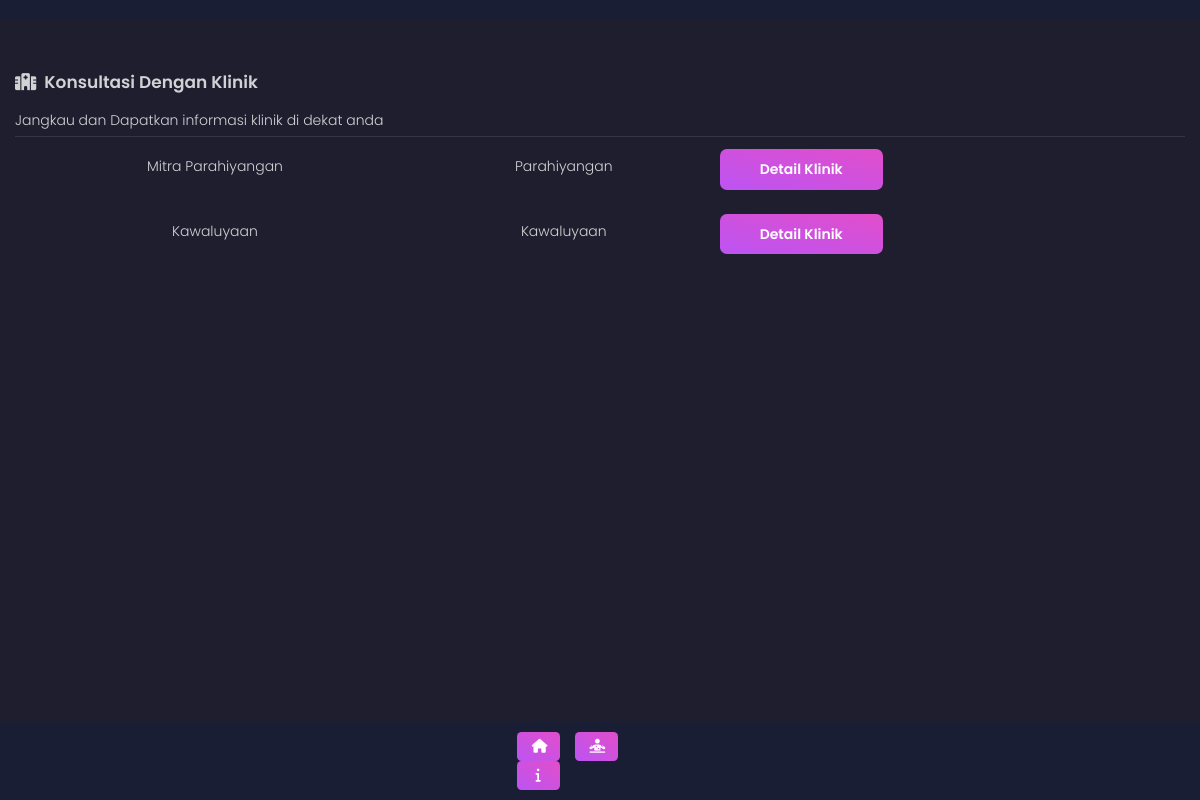
The page /index.php/c_index/konsultasi_klinik on the database as committed earlier.
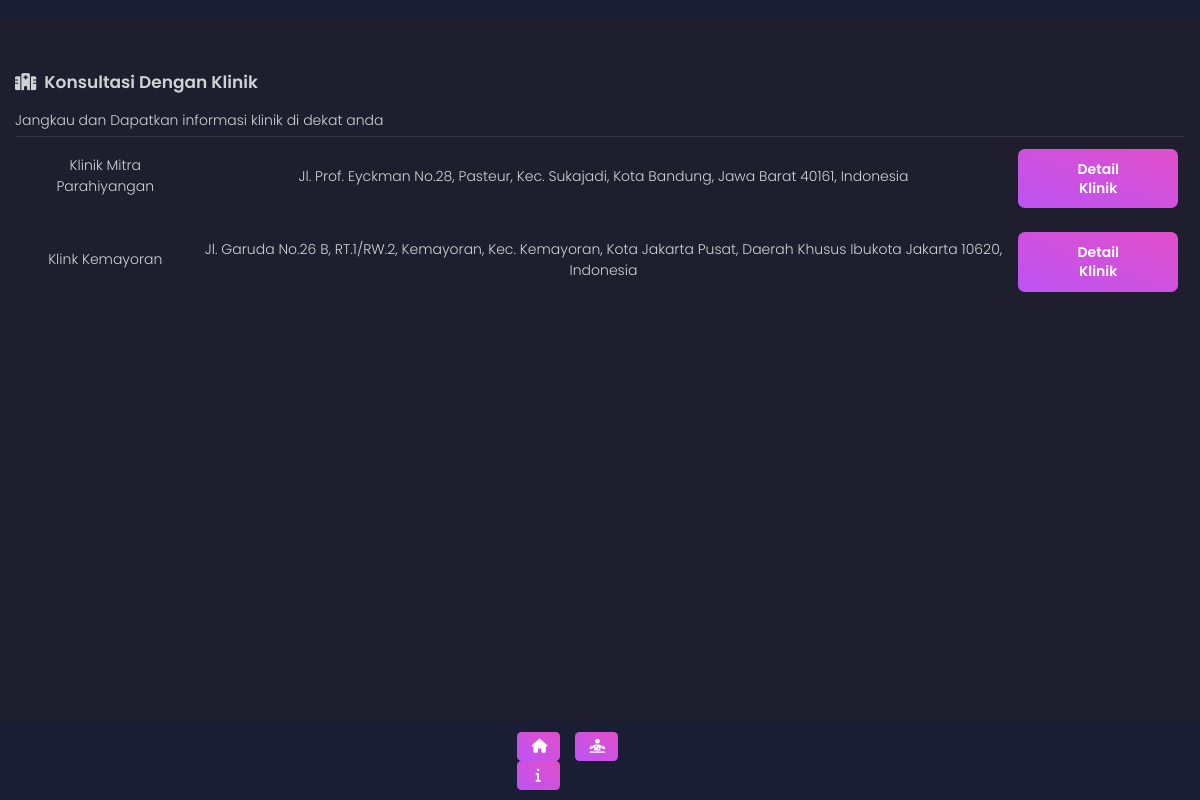
The same page on the database as committed later.
### tables this page shows
CREATE TABLE `t_klinik` (
  `id_klinik` int(11) NOT NULL,
  `nama_klinik` varchar(500) NOT NULL,
  `alamat_klinik` varchar(2000) NOT NULL,
  `telp_klinik` varchar(2000) NOT NULL,
  `keterangan` varchar(2000) NOT NULL,
  `tentang` varchar(5000) NOT NULL,
  `status` int(11) NOT NULL DEFAULT 0
);

### application/libraries/Template.php (called while the page is built)
<?php if ( ! defined('BASEPATH')) exit('No direct script access allowed');
class Template {
	var $template_data = array();
	function set($name, $value)
	{
		$this->template_data[$name] = $value;
	}
	function load($template = '', $view = '', $view_data = array(), $return = FALSE)
	{
		$this->CI =& get_instance();
		$this->set('contents', $this->CI->load->view($view, $view_data, TRUE));
		return $this->CI->load->view($template, $this->template_data, $return);
	}
}

### application/controllers/C_index.php (called while the page is built, shortened)
<?php
class C_index extends CI_Controller {
    public function konsultasi_klinik()
	{
        $data['rs_klinik'] = $this->M_klinik->getAllKlinik();
		$this->template->load('static','list_klinik',$data);
	}
}

### index.php (called while the page is built, shortened)
<?php
require_once BASEPATH.'core/CodeIgniter.php';

### application/models/M_klinik.php (called while the page is built, shortened)
<?php
class M_klinik extends CI_Model {
	public function getAllKlinik()
	{
		return $this->db->get('t_klinik')->result();
	}
}

### application/views/list_klinik.php (the view, shortened to what this page needs)
<div class="container-fluid">
    <h4 class="title"><i class="fas fa-hospital-alt"></i>&nbsp Konsultasi Dengan Klinik</h4>
    <p>Jangkau dan Dapatkan informasi klinik di dekat anda</p>
    <div class="table-responsive">
        <table class="table table-shopping">
            <tbody>
                <?php
                foreach($rs_klinik as $klinik){
                ?>
                <tr>
                    <td>
                        <p class="text-center text-capitalize"><?=$klinik->nama_klinik?></p>
                    </td>
                    <td>
                        <p class="text-center text-capitalize"><?=$klinik->alamat_klinik?></p>
                    </td>
                    <td>
                        <a href="<?=base_url("C_index/detail_klinik/").$klinik->id_klinik?>"><button class="btn btn-primary">Detail Klinik</button></a>
                    </td>
                </tr>
                <?php } ?>
            </tbody>
        </table>
    </div>
</div>

Rows that differ between the two databases and show on the page:
changed t_klinik: nama_klinik "Mitra Parahiyangan" → "Klinik Mitra Parahiyangan"; alamat_klinik "Parahiyangan" → "Jl. Prof. Eyckman No.28, Pasteur, Kec. Sukajadi, Kota Bandung, Jawa Barat 40161, Indonesia"
changed t_klinik: nama_klinik "Kawaluyaan" → "Klink Kemayoran"; alamat_klinik "Kawaluyaan" → "Jl. Garuda No.26 B, RT.1/RW.2, Kemayoran, Kec. Kemayoran, Kota Jakarta Pusat, Daerah Khusus Ibukota Jakarta 10620, Indonesia"
